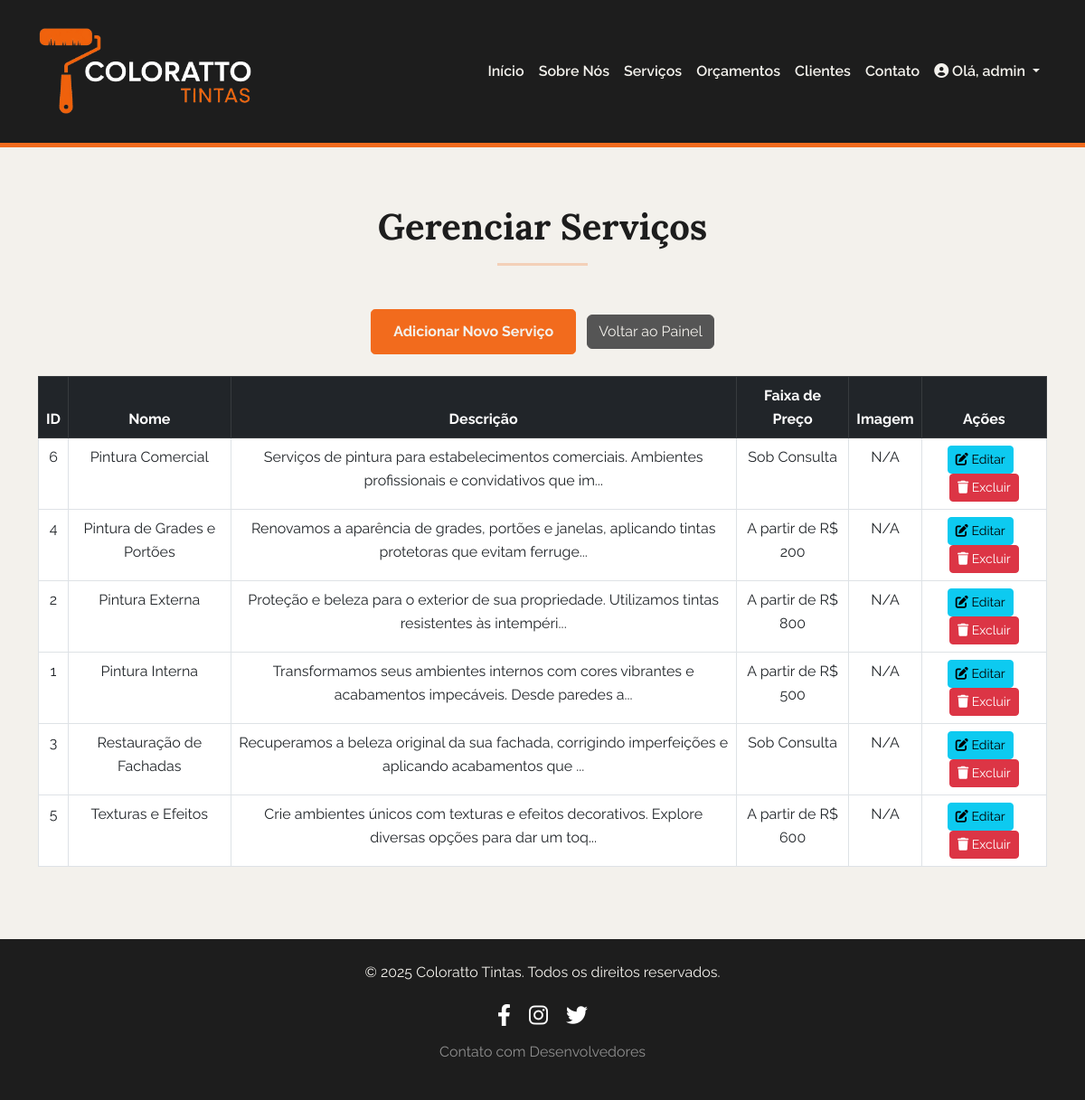
Screenshot of /admin/servicos_list.php (signed in) with the database file from the repository.
### tables this page shows
CREATE TABLE IF NOT EXISTS `services` (
  `id` INT(11) NOT NULL AUTO_INCREMENT,
  `name` VARCHAR(100) NOT NULL,
  `description` TEXT,
  `price_range` VARCHAR(50),
  `image_path` VARCHAR(255),
  `created_at` DATETIME NOT NULL DEFAULT CURRENT_TIMESTAMP,
  `updated_at` DATETIME NOT NULL DEFAULT CURRENT_TIMESTAMP ON UPDATE CURRENT_TIMESTAMP,
  PRIMARY KEY (`id`)
);

### admin/servicos_list.php (the view, shortened to what this page needs)
<?php
include '../header.php';
$sql = "SELECT id, name, description, price_range, image_path FROM services ORDER BY name ASC";
$result = $conn->query($sql);
?>
        <section class="page-section">
            <div class="container">
                <h2 class="section-heading text-center">Gerenciar Serviços</h2>
                <hr style="width: 100px; border-top: 3px solid #F26B1D; margin: 1rem auto 3rem auto;">
                <div class="text-center mb-4">
                    <a href="<?php echo BASE_URL; ?>admin/servicos_add.php" class="btn btn-primary" style="background-color: #F26B1D; border-color: #F26B1D;">Adicionar Novo Serviço</a>
                    <a href="<?php echo BASE_URL; ?>admin/index.php" class="btn btn-secondary ms-2">Voltar ao Painel</a>
                </div>
                <div class="table-responsive">
                    <table class="table table-bordered table-hover bg-faded">
                        <thead class="table-dark" style="background-color: #1D1D1D !important; color: #F3F1EC;">
                            <tr>
                                <th>ID</th>
                                <th>Nome</th>
                                <th>Descrição</th>
                                <th>Faixa de Preço</th>
                                <th>Imagem</th>
                                <th>Ações</th>
                            </tr>
                        </thead>
                        <tbody>
                            <?php
                            if ($result->num_rows > 0) {
                                while($row = $result->fetch_assoc()) {
                                    echo "<tr>";
                                    echo "<td>" . $row["id"] . "</td>";
                                    echo "<td>" . htmlspecialchars($row["name"]) . "</td>";
                                    echo "<td>" . htmlspecialchars(substr($row["description"], 0, 100)) . "...</td>";
                                    echo "<td>" . htmlspecialchars($row["price_range"]) . "</td>";
                                    echo "<td>";
                                    if (!empty($row["image_path"]) && file_exists('../' . $row["image_path"])) {
                                        echo "<img src='" . BASE_URL . htmlspecialchars($row["image_path"]) . "' alt='" . htmlspecialchars($row["name"]) . "' style='width: 80px; height: 60px; object-fit: cover;'>";
                                    } else {
                                        echo "N/A";
                                    }
                                    echo "</td>";
                                    echo "<td>";
                                    echo "<a href='" . BASE_URL . "admin/servicos_edit.php?id=" . $row["id"] . "' class='btn btn-sm btn-info me-2'><i class='fas fa-edit'></i> Editar</a>";
                                    echo "<a href='" . BASE_URL . "admin/servicos_delete.php?id=" . $row["id"] . "' class='btn btn-sm btn-danger' onclick='return confirm(\"Tem certeza que deseja excluir este serviço?\")'><i class='fas fa-trash'></i> Excluir</a>";
                                    echo "</td>";
                                    echo "</tr>";
                                }
                            } else {
                                echo "<tr><td colspan='6' class='text-center'>Nenhum serviço cadastrado ainda.</td></tr>";
                            }
                            ?>
                        </tbody>
                    </table>
                </div>
            </div>
        </section>
<?php
include '../footer.php';
?>

### css/styles.css (style rules this page uses)
body { font-family: 'Raleway', sans-serif; color: #333; line-height: 1.6; background-color: #F3F1EC; }
h2, h3, h4, h5, h6 { font-family: 'Lora', serif; color: #1D1D1D; margin-bottom: 1rem; }
a { color: #F26B1D; text-decoration: none; }
.page-section { padding: 4rem 0; text-align: center; }
.section-heading { font-size: 2.5rem; font-weight: 700; margin-bottom: 1rem; color: #1D1D1D; }
.btn-primary { background-color: #F26B1D; border-color: #F26B1D; color: #F3F1EC; padding: 0.75rem 1.5rem; font-weight: 700; border-radius: 0.3rem; transition: background-color 0.3s ease, border-color 0.3s ease; }
.btn-secondary { background-color: #555; border-color: #555; color: #F3F1EC; }
.table thead { background-color: #1D1D1D; color: #F3F1EC; }

### rows the page displays
services: id "6", name "Pintura Comercial", description "Serviços de pintura para estabelecimentos comerciais. Ambientes profissionais e convidativos que im", price_range "Sob Consulta", shows "N/A"
services: id "4", name "Pintura de Grades e Portões", description "Renovamos a aparência de grades, portões e janelas, aplicando tintas protetoras que evitam ferruge", price_range "A partir de R$ 200", shows "N/A"
services: id "2", name "Pintura Externa", description "Proteção e beleza para o exterior de sua propriedade. Utilizamos tintas resistentes às intempéri", price_range "A partir de R$ 800", shows "N/A"
services: id "1", name "Pintura Interna", description "Transformamos seus ambientes internos com cores vibrantes e acabamentos impecáveis. Desde paredes a", price_range "A partir de R$ 500", shows "N/A"
services: id "3", name "Restauração de Fachadas", description "Recuperamos a beleza original da sua fachada, corrigindo imperfeições e aplicando acabamentos que", price_range "Sob Consulta", shows "N/A"
services: id "5", name "Texturas e Efeitos", description "Crie ambientes únicos com texturas e efeitos decorativos. Explore diversas opções para dar um toq", price_range "A partir de R$ 600", shows "N/A"

### other values shown
$_SESSION['username'] "admin"
